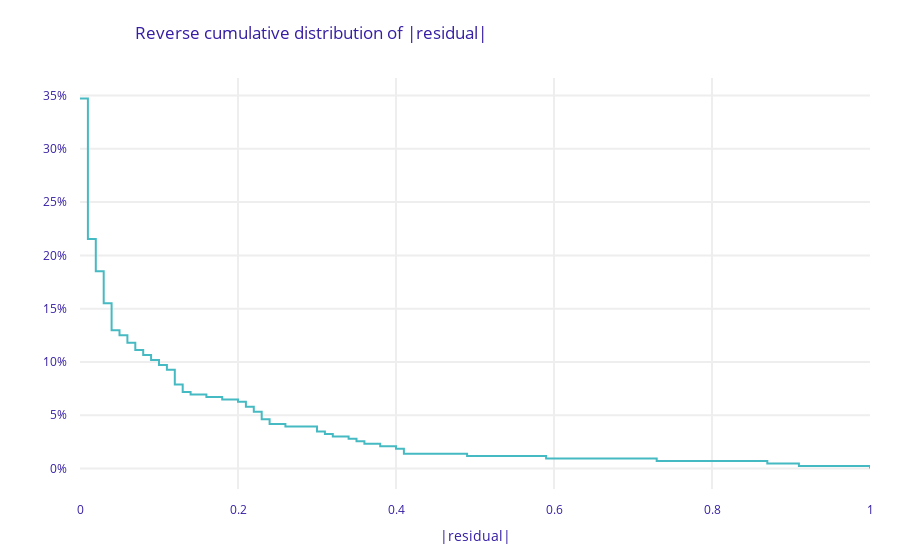

Notebook code cell kept with this figure:
### Code cell
mp = dx_lr_explainer.model_performance(model_type='classification')
mp.plot()

### Figure 1 — Plotly figure (JSON) as saved in the notebook; plotly's stock layout.template omitted (floating-point values rounded to 4 significant figures)
{"data": [{"line": {"shape": "hv"}, "marker": {"color": "#46bac2"}, "name": "Logistic Regression", "x": [0.0, 0.01, 0.01, 0.02, 0.02, 0.03, 0.03, 0.04, 0.04, 0.05, 0.06, 0.07, 0.08, 0.08, 0.09, 0.09, 0.1, 0.11, 0.11, 0.12, 0.13, 0.14, 0.16, 0.18, 0.2, 0.21, 0.22, 0.22, 0.23, 0.23, 0.24, 0.26, 0.3, 0.31, 0.32, 0.34, 0.35, 0.36, 0.38, 0.4, 0.41, 0.41, 0.49, 0.59, 0.73, 0.87, 0.91, 1.0], "y": [0.3472, 0.2431, 0.2153, 0.1968, 0.1852, 0.1644, 0.1551, 0.1319, 0.1296, 0.125, 0.1181, 0.1111, 0.1088, 0.1065, 0.1042, 0.1019, 0.09722, 0.09491, 0.09259, 0.0787, 0.07176, 0.06944, 0.06713, 0.06481, 0.0625, 0.05787, 0.05556, 0.05324, 0.05093, 0.0463, 0.04167, 0.03935, 0.03472, 0.03241, 0.03009, 0.02778, 0.02546, 0.02315, 0.02083, 0.01852, 0.0162, 0.01389, 0.01157, 0.009259, 0.006944, 0.00463, 0.002315, 0.0], "type": "scatter"}], "layout": {"yaxis": {"type": "linear", "gridwidth": 2, "zeroline": false, "automargin": true, "ticks": "outside", "tickcolor": "white", "ticklen": 10, "fixedrange": true, "tickformat": ",.0%"}, "xaxis": {"title": {"text": "|residual|"}, "type": "linear", "gridwidth": 2, "zeroline": false, "automargin": true, "ticks": "outside", "tickcolor": "white", "ticklen": 10, "fixedrange": true}, "title": {"text": "Reverse cumulative distribution of |residual|", "x": 0.15}, "font": {"color": "#371ea3"}, "margin": {"t": 78, "b": 71, "r": 30}}}
